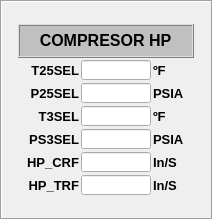
   <widget class="QFrame" name="Compresor_HP">
    <property name="geometry">
     <rect>
      <x>1050</x>
      <y>5</y>
      <width>213</width>
      <height>220</height>
     </rect>
    </property>
    <property name="styleSheet">
     <string notr="true">background-color: none;</string>
    </property>
    <property name="frameShape">
     <enum>QFrame::Box</enum>
    </property>
    <property name="frameShadow">
     <enum>QFrame::Sunken</enum>
    </property>
    <layout class="QGridLayout" name="gridLayout_16">
     <property name="margin">
      <number>4</number>
     </property>
     <property name="spacing">
      <number>0</number>
     </property>
     <item row="0" column="0">
      <layout class="QVBoxLayout" name="verticalLayout_12">
       <property name="spacing">
        <number>2</number>
       </property>
       <item>
        <widget class="QFrame" name="frame_12">
         <property name="minimumSize">
          <size>
           <width>0</width>
           <height>34</height>
          </size>
         </property>
         <property name="maximumSize">
          <size>
           <width>16777215</width>
           <height>34</height>
          </size>
         </property>
         <property name="styleSheet">
          <string notr="true">background-color: rgb(192, 192, 192);</string>
         </property>
         <property name="frameShape">
          <enum>QFrame::Box</enum>
         </property>
         <property name="frameShadow">
          <enum>QFrame::Raised</enum>
         </property>
         <layout class="QGridLayout" name="gridLayout_15">
          <property name="margin">
           <number>0</number>
          </property>
          <property name="spacing">
           <number>0</number>
          </property>
          <item row="0" column="0">
           <widget class="QLabel" name="label_13">
            <property name="minimumSize">
             <size>
              <width>131</width>
              <height>21</height>
             </size>
            </property>
            <property name="maximumSize">
             <size>
              <width>131</width>
              <height>21</height>
             </size>
            </property>
            <property name="font">
             <font>
              <pointsize>12</pointsize>
              <weight>75</weight>
              <bold>true</bold>
             </font>
            </property>
            <property name="text">
             <string>COMPRESOR HP</string>
            </property>
            <property name="alignment">
             <set>Qt::AlignCenter</set>
            </property>
           </widget>
          </item>
         </layout>
        </widget>
       </item>
       <item>
        <layout class="QHBoxLayout" name="horizontalLayout_56">
         <item>
          <widget class="QLabel" name="label_54">
           <property name="minimumSize">
            <size>
             <width>61</width>
             <height>21</height>
            </size>
           </property>
           <property name="maximumSize">
            <size>
             <width>61</width>
             <height>21</height>
            </size>
           </property>
           <property name="font">
            <font>
             <pointsize>10</pointsize>
             <weight>75</weight>
             <bold>true</bold>
            </font>
           </property>
           <property name="text">
            <string>T25SEL</string>
           </property>
           <property name="alignment">
            <set>Qt::AlignRight|Qt::AlignTrailing|Qt::AlignVCenter</set>
           </property>
          </widget>
         </item>
         <item>
          <widget class="QLineEdit" name="leCOMHT25S">
           <property name="minimumSize">
            <size>
             <width>70</width>
             <height>20</height>
            </size>
           </property>
           <property name="maximumSize">
            <size>
             <width>70</width>
             <height>20</height>
            </size>
           </property>
           <property name="font">
            <font>
             <kerning>true</kerning>
            </font>
           </property>
           <property name="cursor">
            <cursorShape>IBeamCursor</cursorShape>
           </property>
           <property name="autoFillBackground">
            <bool>false</bool>
           </property>
           <property name="frame">
            <bool>true</bool>
           </property>
          </widget>
         </item>
         <item>
          <widget class="QLabel" name="label_52">
           <property name="minimumSize">
            <size>
             <width>41</width>
             <height>21</height>
            </size>
           </property>
           <property name="maximumSize">
            <size>
             <width>41</width>
             <height>21</height>
            </size>
           </property>
           <property name="font">
            <font>
             <pointsize>10</pointsize>
             <weight>75</weight>
             <bold>true</bold>
            </font>
           </property>
           <property name="text">
            <string>ºF</string>
           </property>
           <property name="alignment">
            <set>Qt::AlignLeading|Qt::AlignLeft|Qt::AlignVCenter</set>
           </property>
          </widget>
         </item>
        </layout>
       </item>
       <item>
        <layout class="QHBoxLayout" name="horizontalLayout_55">
         <item>
          <widget class="QLabel" name="label_55">
           <property name="minimumSize">
            <size>
             <width>61</width>
             <height>21</height>
            </size>
           </property>
           <property name="maximumSize">
            <size>
             <width>61</width>
             <height>21</height>
            </size>
           </property>
           <property name="font">
            <font>
             <pointsize>10</pointsize>
             <weight>75</weight>
             <bold>true</bold>
            </font>
           </property>
           <property name="text">
            <string>P25SEL</string>
           </property>
           <property name="alignment">
            <set>Qt::AlignRight|Qt::AlignTrailing|Qt::AlignVCenter</set>
           </property>
          </widget>
         </item>
         <item>
          <widget class="QLineEdit" name="leCOMHP25S">
           <property name="minimumSize">
            <size>
             <width>70</width>
             <height>20</height>
            </size>
           </property>
           <property name="maximumSize">
            <size>
             <width>70</width>
             <height>20</height>
            </size>
           </property>
           <property name="font">
            <font>
             <kerning>true</kerning>
            </font>
           </property>
           <property name="cursor">
            <cursorShape>IBeamCursor</cursorShape>
           </property>
           <property name="autoFillBackground">
            <bool>false</bool>
           </property>
           <property name="frame">
            <bool>true</bool>
           </property>
          </widget>
         </item>
         <item>
          <widget class="QLabel" name="label_53">
           <property name="minimumSize">
            <size>
             <width>41</width>
             <height>21</height>
            </size>
           </property>
           <property name="maximumSize">
            <size>
             <width>41</width>
             <height>21</height>
            </size>
           </property>
           <property name="font">
            <font>
             <pointsize>10</pointsize>
             <weight>75</weight>
             <bold>true</bold>
            </font>
           </property>
           <property name="text">
            <string>PSIA</string>
           </property>
           <property name="alignment">
            <set>Qt::AlignLeading|Qt::AlignLeft|Qt::AlignVCenter</set>
           </property>
          </widget>
         </item>
        </layout>
       </item>
       <item>
        <layout class="QHBoxLayout" name="horizontalLayout_54">
         <item>
          <widget class="QLabel" name="label_42">
           <property name="minimumSize">
            <size>
             <width>61</width>
             <height>21</height>
            </size>
           </property>
           <property name="maximumSize">
            <size>
             <width>61</width>
             <height>21</height>
            </size>
           </property>
           <property name="font">
            <font>
             <pointsize>10</pointsize>
             <weight>75</weight>
             <bold>true</bold>
            </font>
           </property>
           <property name="text">
            <string>T3SEL</string>
           </property>
           <property name="alignment">
            <set>Qt::AlignRight|Qt::AlignTrailing|Qt::AlignVCenter</set>
           </property>
          </widget>
         </item>
         <item>
          <widget class="QLineEdit" name="leCOMHT3S">
           <property name="minimumSize">
            <size>
             <width>70</width>
             <height>20</height>
            </size>
           </property>
           <property name="maximumSize">
            <size>
             <width>70</width>
             <height>20</height>
            </size>
           </property>
           <property name="font">
            <font>
             <kerning>true</kerning>
            </font>
           </property>
           <property name="cursor">
            <cursorShape>IBeamCursor</cursorShape>
           </property>
           <property name="autoFillBackground">
            <bool>false</bool>
           </property>
           <property name="frame">
            <bool>true</bool>
           </property>
          </widget>
         </item>
         <item>
          <widget class="QLabel" name="label_45">
           <property name="minimumSize">
            <size>
             <width>41</width>
             <height>21</height>
            </size>
           </property>
           <property name="maximumSize">
            <size>
             <width>41</width>
             <height>21</height>
            </size>
           </property>
           <property name="font">
            <font>
             <pointsize>10</pointsize>
             <weight>75</weight>
             <bold>true</bold>
            </font>
           </property>
           <property name="text">
            <string>ºF</string>
           </property>
           <property name="alignment">
            <set>Qt::AlignLeading|Qt::AlignLeft|Qt::AlignVCenter</set>
           </property>
          </widget>
         </item>
        </layout>
       </item>
       <item>
        <layout class="QHBoxLayout" name="horizontalLayout_53">
         <item>
          <widget class="QLabel" name="label_51">
           <property name="minimumSize">
            <size>
             <width>61</width>
             <height>21</height>
            </size>
           </property>
           <property name="maximumSize">
            <size>
             <width>61</width>
             <height>21</height>
            </size>
           </property>
           <property name="font">
            <font>
             <pointsize>10</pointsize>
             <weight>75</weight>
             <bold>true</bold>
            </font>
           </property>
           <property name="text">
            <string>PS3SEL</string>
           </property>
           <property name="alignment">
            <set>Qt::AlignRight|Qt::AlignTrailing|Qt::AlignVCenter</set>
           </property>
          </widget>
         </item>
         <item>
          <widget class="QLineEdit" name="leCOMHPD3S">
           <property name="minimumSize">
            <size>
             <width>70</width>
             <height>20</height>
            </size>
           </property>
           <property name="maximumSize">
            <size>
             <width>70</width>
             <height>20</height>
            </size>
           </property>
           <property name="font">
            <font>
             <kerning>true</kerning>
            </font>
           </property>
           <property name="cursor">
            <cursorShape>IBeamCursor</cursorShape>
           </property>
           <property name="autoFillBackground">
            <bool>false</bool>
           </property>
           <property name="frame">
            <bool>true</bool>
           </property>
          </widget>
         </item>
         <item>
          <widget class="QLabel" name="label_49">
           <property name="minimumSize">
            <size>
             <width>41</width>
             <height>21</height>
            </size>
           </property>
           <property name="maximumSize">
            <size>
             <width>41</width>
             <height>21</height>
            </size>
           </property>
           <property name="font">
            <font>
             <pointsize>10</pointsize>
             <weight>75</weight>
             <bold>true</bold>
            </font>
           </property>
           <property name="text">
            <string>PSIA</string>
           </property>
           <property name="alignment">
            <set>Qt::AlignLeading|Qt::AlignLeft|Qt::AlignVCenter</set>
           </property>
          </widget>
         </item>
        </layout>
       </item>
       <item>
        <layout class="QHBoxLayout" name="horizontalLayout_52">
         <item>
          <widget class="QLabel" name="label_46">
           <property name="minimumSize">
            <size>
             <width>61</width>
             <height>21</height>
            </size>
           </property>
           <property name="maximumSize">
            <size>
             <width>61</width>
             <height>21</height>
            </size>
           </property>
           <property name="font">
            <font>
             <pointsize>10</pointsize>
             <weight>75</weight>
             <bold>true</bold>
            </font>
           </property>
           <property name="text">
            <string>HP_CRF</string>
           </property>
           <property name="alignment">
            <set>Qt::AlignRight|Qt::AlignTrailing|Qt::AlignVCenter</set>
           </property>
          </widget>
         </item>
         <item>
          <widget class="QLineEdit" name="leCOMHHP_C">
           <property name="minimumSize">
            <size>
             <width>70</width>
             <height>20</height>
            </size>
           </property>
           <property name="maximumSize">
            <size>
             <width>70</width>
             <height>20</height>
            </size>
           </property>
           <property name="font">
            <font>
             <kerning>true</kerning>
            </font>
           </property>
           <property name="cursor">
            <cursorShape>IBeamCursor</cursorShape>
           </property>
           <property name="autoFillBackground">
            <bool>false</bool>
           </property>
           <property name="frame">
            <bool>true</bool>
           </property>
          </widget>
         </item>
         <item>
          <widget class="QLabel" name="label_44">
           <property name="minimumSize">
            <size>
             <width>41</width>
             <height>21</height>
            </size>
           </property>
           <property name="maximumSize">
            <size>
             <width>41</width>
             <height>21</height>
            </size>
           </property>
           <property name="font">
            <font>
             <pointsize>10</pointsize>
             <weight>75</weight>
             <bold>true</bold>
            </font>
           </property>
           <property name="text">
            <string>In/S</string>
           </property>
           <property name="alignment">
            <set>Qt::AlignLeading|Qt::AlignLeft|Qt::AlignVCenter</set>
           </property>
          </widget>
         </item>
        </layout>
       </item>
       <item>
        <layout class="QHBoxLayout" name="horizontalLayout_51">
         <item>
          <widget class="QLabel" name="label_43">
           <property name="minimumSize">
            <size>
             <width>61</width>
             <height>21</height>
            </size>
           </property>
           <property name="maximumSize">
            <size>
             <width>61</width>
             <height>21</height>
            </size>
           </property>
           <property name="font">
            <font>
             <pointsize>10</pointsize>
             <weight>75</weight>
             <bold>true</bold>
            </font>
           </property>
           <property name="text">
            <string>HP_TRF</string>
           </property>
           <property name="alignment">
            <set>Qt::AlignRight|Qt::AlignTrailing|Qt::AlignVCenter</set>
           </property>
          </widget>
         </item>
         <item>
          <widget class="QLineEdit" name="leCOMHHP_T">
           <property name="minimumSize">
            <size>
             <width>70</width>
             <height>20</height>
            </size>
           </property>
           <property name="maximumSize">
            <size>
             <width>70</width>
             <height>20</height>
            </size>
           </property>
           <property name="font">
            <font>
             <kerning>true</kerning>
            </font>
           </property>
           <property name="cursor">
            <cursorShape>IBeamCursor</cursorShape>
           </property>
           <property name="autoFillBackground">
            <bool>false</bool>
           </property>
           <property name="frame">
            <bool>true</bool>
           </property>
          </widget>
         </item>
         <item>
          <widget class="QLabel" name="label_48">
           <property name="minimumSize">
            <size>
             <width>41</width>
             <height>21</height>
            </size>
           </property>
           <property name="maximumSize">
            <size>
             <width>41</width>
             <height>21</height>
            </size>
           </property>
           <property name="font">
            <font>
             <pointsize>10</pointsize>
             <weight>75</weight>
             <bold>true</bold>
            </font>
           </property>
           <property name="text">
            <string>In/S</string>
           </property>
           <property name="alignment">
            <set>Qt::AlignLeading|Qt::AlignLeft|Qt::AlignVCenter</set>
           </property>
          </widget>
         </item>
        </layout>
       </item>
      </layout>
     </item>
    </layout>
   </widget>
